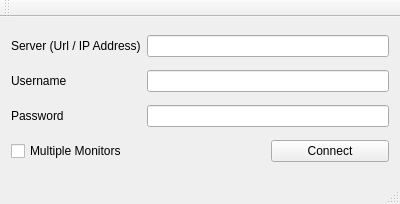
<?xml version="1.0" encoding="UTF-8"?>
<ui version="4.0">
 <class>MainWindow</class>
 <widget class="QMainWindow" name="MainWindow">
  <property name="geometry">
   <rect>
    <x>0</x>
    <y>0</y>
    <width>400</width>
    <height>204</height>
   </rect>
  </property>
  <property name="windowTitle">
   <string>FreeRDP</string>
  </property>
  <widget class="QWidget" name="centralWidget">
   <layout class="QGridLayout" name="gridLayout">
    <item row="4" column="2">
     <widget class="QPushButton" name="connectBtn">
      <property name="text">
       <string>Connect</string>
      </property>
     </widget>
    </item>
    <item row="1" column="0">
     <widget class="QLabel" name="label">
      <property name="text">
       <string>Server (Url / IP Address)</string>
      </property>
     </widget>
    </item>
    <item row="1" column="1" colspan="2">
     <widget class="QLineEdit" name="lineEdit"/>
    </item>
    <item row="2" column="1" colspan="2">
     <widget class="QLineEdit" name="lineEdit_2"/>
    </item>
    <item row="3" column="1" colspan="2">
     <widget class="QLineEdit" name="lineEdit_3"/>
    </item>
    <item row="2" column="0">
     <widget class="QLabel" name="label_2">
      <property name="text">
       <string>Username</string>
      </property>
     </widget>
    </item>
    <item row="3" column="0">
     <widget class="QLabel" name="label_3">
      <property name="text">
       <string>Password</string>
      </property>
     </widget>
    </item>
    <item row="4" column="0">
     <widget class="QCheckBox" name="mulimonChkBox">
      <property name="text">
       <string>Multiple Monitors</string>
      </property>
     </widget>
    </item>
   </layout>
  </widget>
  <widget class="QMenuBar" name="menuBar">
   <property name="geometry">
    <rect>
     <x>0</x>
     <y>0</y>
     <width>400</width>
     <height>25</height>
    </rect>
   </property>
  </widget>
  <widget class="QToolBar" name="mainToolBar">
   <attribute name="toolBarArea">
    <enum>TopToolBarArea</enum>
   </attribute>
   <attribute name="toolBarBreak">
    <bool>false</bool>
   </attribute>
  </widget>
  <widget class="QStatusBar" name="statusBar"/>
 </widget>
 <layoutdefault spacing="6" margin="11"/>
 <resources/>
 <connections/>
</ui>
